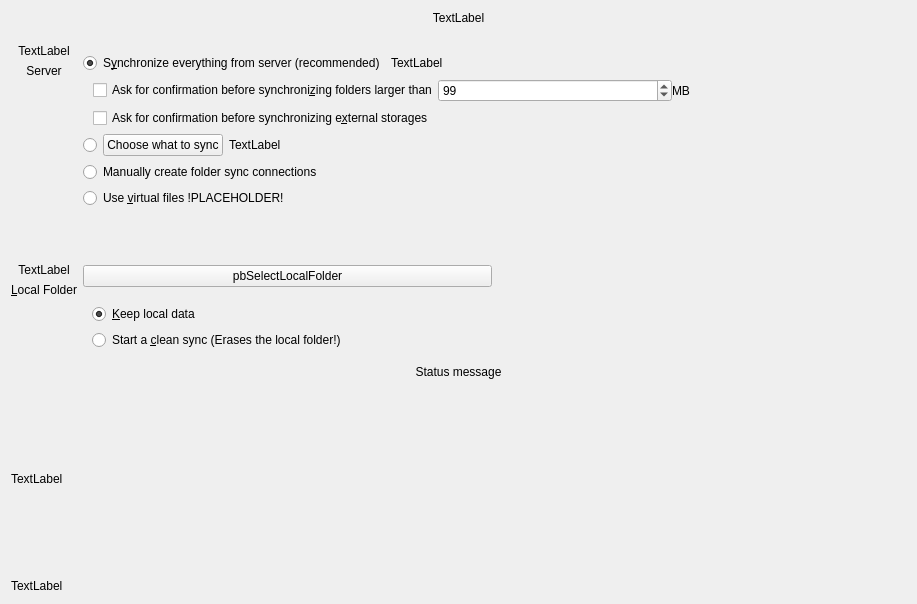
<?xml version="1.0" encoding="UTF-8"?>
<ui version="4.0">
 <class>OwncloudAdvancedSetupPage</class>
 <widget class="QWidget" name="OwncloudAdvancedSetupPage">
  <property name="geometry">
   <rect>
    <x>0</x>
    <y>0</y>
    <width>917</width>
    <height>604</height>
   </rect>
  </property>
  <property name="sizePolicy">
   <sizepolicy hsizetype="Maximum" vsizetype="Maximum">
    <horstretch>0</horstretch>
    <verstretch>0</verstretch>
   </sizepolicy>
  </property>
  <property name="windowTitle">
   <string>Form</string>
  </property>
  <layout class="QVBoxLayout" name="verticalLayout_4">
   <item>
    <widget class="QLabel" name="topLabel">
     <property name="sizePolicy">
      <sizepolicy hsizetype="Preferred" vsizetype="Fixed">
       <horstretch>0</horstretch>
       <verstretch>0</verstretch>
      </sizepolicy>
     </property>
     <property name="text">
      <string>TextLabel</string>
     </property>
     <property name="textFormat">
      <enum>Qt::RichText</enum>
     </property>
     <property name="alignment">
      <set>Qt::AlignCenter</set>
     </property>
     <property name="wordWrap">
      <bool>true</bool>
     </property>
    </widget>
   </item>
   <item>
    <spacer name="verticalSpacer_2">
     <property name="orientation">
      <enum>Qt::Vertical</enum>
     </property>
     <property name="sizeType">
      <enum>QSizePolicy::Fixed</enum>
     </property>
     <property name="sizeHint" stdset="0">
      <size>
       <width>20</width>
       <height>13</height>
      </size>
     </property>
    </spacer>
   </item>
   <item>
    <layout class="QGridLayout" name="gridLayout">
     <item row="2" column="2">
      <spacer name="horizontalSpacer_2">
       <property name="orientation">
        <enum>Qt::Horizontal</enum>
       </property>
       <property name="sizeHint" stdset="0">
        <size>
         <width>40</width>
         <height>20</height>
        </size>
       </property>
      </spacer>
     </item>
     <item row="0" column="0">
      <layout class="QVBoxLayout" name="verticalLayout_2">
       <item>
        <widget class="QLabel" name="lServerIcon">
         <property name="text">
          <string>TextLabel</string>
         </property>
         <property name="alignment">
          <set>Qt::AlignCenter</set>
         </property>
        </widget>
       </item>
       <item>
        <widget class="QLabel" name="lServer">
         <property name="text">
          <string>Server</string>
         </property>
         <property name="alignment">
          <set>Qt::AlignCenter</set>
         </property>
        </widget>
       </item>
       <item>
        <spacer name="verticalSpacer_3">
         <property name="orientation">
          <enum>Qt::Vertical</enum>
         </property>
         <property name="sizeHint" stdset="0">
          <size>
           <width>20</width>
           <height>40</height>
          </size>
         </property>
        </spacer>
       </item>
      </layout>
     </item>
     <item row="1" column="1">
      <spacer name="verticalSpacer">
       <property name="orientation">
        <enum>Qt::Vertical</enum>
       </property>
       <property name="sizeType">
        <enum>QSizePolicy::MinimumExpanding</enum>
       </property>
       <property name="sizeHint" stdset="0">
        <size>
         <width>20</width>
         <height>40</height>
        </size>
       </property>
      </spacer>
     </item>
     <item row="2" column="0" rowspan="3">
      <layout class="QVBoxLayout" name="verticalLayout_3">
       <item>
        <widget class="QLabel" name="lLocalIcon">
         <property name="text">
          <string>TextLabel</string>
         </property>
         <property name="alignment">
          <set>Qt::AlignCenter</set>
         </property>
        </widget>
       </item>
       <item>
        <widget class="QLabel" name="lLocal">
         <property name="sizePolicy">
          <sizepolicy hsizetype="Minimum" vsizetype="Preferred">
           <horstretch>0</horstretch>
           <verstretch>0</verstretch>
          </sizepolicy>
         </property>
         <property name="text">
          <string>&amp;Local Folder</string>
         </property>
         <property name="alignment">
          <set>Qt::AlignCenter</set>
         </property>
         <property name="buddy">
          <cstring>pbSelectLocalFolder</cstring>
         </property>
        </widget>
       </item>
       <item>
        <spacer name="verticalSpacer_4">
         <property name="orientation">
          <enum>Qt::Vertical</enum>
         </property>
         <property name="sizeHint" stdset="0">
          <size>
           <width>20</width>
           <height>40</height>
          </size>
         </property>
        </spacer>
       </item>
      </layout>
     </item>
     <item row="4" column="1" colspan="2">
      <widget class="QWidget" name="resolutionWidget" native="true">
       <property name="sizePolicy">
        <sizepolicy hsizetype="Preferred" vsizetype="Fixed">
         <horstretch>0</horstretch>
         <verstretch>0</verstretch>
        </sizepolicy>
       </property>
       <layout class="QFormLayout" name="formLayout_2">
        <property name="sizeConstraint">
         <enum>QLayout::SetMinimumSize</enum>
        </property>
        <property name="fieldGrowthPolicy">
         <enum>QFormLayout::ExpandingFieldsGrow</enum>
        </property>
        <item row="1" column="0" colspan="2">
         <widget class="QRadioButton" name="radioButton">
          <property name="text">
           <string>&amp;Keep local data</string>
          </property>
          <property name="checked">
           <bool>true</bool>
          </property>
         </widget>
        </item>
        <item row="2" column="0" colspan="2">
         <widget class="QRadioButton" name="cbSyncFromScratch">
          <property name="toolTip">
           <string>&lt;html&gt;&lt;head/&gt;&lt;body&gt;&lt;p&gt;If this box is checked, existing content in the local folder will be erased to start a clean sync from the server.&lt;/p&gt;&lt;p&gt;Do not check this if the local content should be uploaded to the servers folder.&lt;/p&gt;&lt;/body&gt;&lt;/html&gt;</string>
          </property>
          <property name="text">
           <string>Start a &amp;clean sync (Erases the local folder!)</string>
          </property>
          <property name="checkable">
           <bool>true</bool>
          </property>
         </widget>
        </item>
       </layout>
      </widget>
     </item>
     <item row="2" column="1" rowspan="2">
      <widget class="QPushButton" name="pbSelectLocalFolder">
       <property name="sizePolicy">
        <sizepolicy hsizetype="MinimumExpanding" vsizetype="Fixed">
         <horstretch>0</horstretch>
         <verstretch>0</verstretch>
        </sizepolicy>
       </property>
       <property name="text">
        <string>pbSelectLocalFolder</string>
       </property>
      </widget>
     </item>
     <item row="0" column="1" colspan="2">
      <widget class="QWidget" name="wSyncStrategy" native="true">
       <layout class="QVBoxLayout" name="verticalLayout">
        <property name="leftMargin">
         <number>0</number>
        </property>
        <property name="rightMargin">
         <number>0</number>
        </property>
        <item>
         <layout class="QHBoxLayout" name="horizontalLayout_2">
          <item>
           <widget class="QRadioButton" name="rSyncEverything">
            <property name="text">
             <string>S&amp;ynchronize everything from server (recommended)</string>
            </property>
            <property name="checked">
             <bool>true</bool>
            </property>
           </widget>
          </item>
          <item>
           <widget class="QLabel" name="lSyncEverythingSizeLabel">
            <property name="text">
             <string>TextLabel</string>
            </property>
            <property name="textFormat">
             <enum>Qt::PlainText</enum>
            </property>
           </widget>
          </item>
          <item>
           <spacer name="horizontalSpacer_3">
            <property name="orientation">
             <enum>Qt::Horizontal</enum>
            </property>
            <property name="sizeHint" stdset="0">
             <size>
              <width>40</width>
              <height>20</height>
             </size>
            </property>
           </spacer>
          </item>
         </layout>
        </item>
        <item>
         <layout class="QGridLayout" name="gridLayout_2">
          <property name="horizontalSpacing">
           <number>0</number>
          </property>
          <item row="1" column="1">
           <layout class="QHBoxLayout" name="horizontalLayout_4">
            <item>
             <widget class="QCheckBox" name="confCheckBoxExternal">
              <property name="text">
               <string>Ask for confirmation before synchronizing e&amp;xternal storages</string>
              </property>
             </widget>
            </item>
           </layout>
          </item>
          <item row="0" column="0">
           <spacer name="horizontalSpacer_4">
            <property name="orientation">
             <enum>Qt::Horizontal</enum>
            </property>
            <property name="sizeType">
             <enum>QSizePolicy::Minimum</enum>
            </property>
            <property name="sizeHint" stdset="0">
             <size>
              <width>10</width>
              <height>20</height>
             </size>
            </property>
           </spacer>
          </item>
          <item row="0" column="1">
           <layout class="QHBoxLayout" name="horizontalLayout_3">
            <item>
             <widget class="QCheckBox" name="confCheckBoxSize">
              <property name="text">
               <string>Ask for confirmation before synchroni&amp;zing folders larger than</string>
              </property>
             </widget>
            </item>
            <item>
             <widget class="QSpinBox" name="confSpinBox">
              <property name="maximum">
               <number>999999</number>
              </property>
              <property name="value">
               <number>99</number>
              </property>
             </widget>
            </item>
            <item>
             <widget class="QLabel" name="confTraillingSizeLabel">
              <property name="text">
               <string extracomment="Trailing part of &quot;Ask confirmation before syncing folder larger than&quot; ">MB</string>
              </property>
             </widget>
            </item>
           </layout>
          </item>
         </layout>
        </item>
        <item>
         <layout class="QHBoxLayout" name="horizontalLayout">
          <item>
           <widget class="QRadioButton" name="rSelectiveSync">
            <property name="sizePolicy">
             <sizepolicy hsizetype="Minimum" vsizetype="Minimum">
              <horstretch>0</horstretch>
              <verstretch>0</verstretch>
             </sizepolicy>
            </property>
            <property name="text">
             <string/>
            </property>
            <property name="checkable">
             <bool>false</bool>
            </property>
           </widget>
          </item>
          <item>
           <widget class="QPushButton" name="bSelectiveSync">
            <property name="text">
             <string>Choose what to sync</string>
            </property>
           </widget>
          </item>
          <item>
           <widget class="QLabel" name="lSelectiveSyncSizeLabel">
            <property name="text">
             <string>TextLabel</string>
            </property>
            <property name="textFormat">
             <enum>Qt::PlainText</enum>
            </property>
           </widget>
          </item>
          <item>
           <spacer name="horizontalSpacer">
            <property name="orientation">
             <enum>Qt::Horizontal</enum>
            </property>
            <property name="sizeHint" stdset="0">
             <size>
              <width>40</width>
              <height>20</height>
             </size>
            </property>
           </spacer>
          </item>
         </layout>
        </item>
        <item>
         <layout class="QHBoxLayout" name="horizontalLayout_40">
          <item>
           <widget class="QRadioButton" name="rManualFolder">
            <property name="sizePolicy">
             <sizepolicy hsizetype="Minimum" vsizetype="Minimum">
              <horstretch>0</horstretch>
              <verstretch>0</verstretch>
             </sizepolicy>
            </property>
            <property name="toolTip">
             <string>&lt;html&gt;&lt;head/&gt;&lt;body&gt;&lt;p&gt;When this option is selected, the wizard will close without synchronizing anything. You can use the &amp;quot;Add Folder Sync Connection&amp;quot; button from the account settings to choose which pair of local and remote folder you wish to synchronize&lt;/p&gt;&lt;/body&gt;&lt;/html&gt;</string>
            </property>
            <property name="whatsThis">
             <string>&lt;html&gt;&lt;head/&gt;&lt;body&gt;&lt;p&gt;When this option is selected, the wizard will close without synchronizing anything. You can use the &amp;quot;Add Folder Sync Connection&amp;quot; button from the account settings to choose which pair of local and remote folder you wish to synchronize&lt;/p&gt;&lt;/body&gt;&lt;/html&gt;</string>
            </property>
            <property name="text">
             <string>Manually create folder sync connections </string>
            </property>
           </widget>
          </item>
          <item>
           <spacer name="horizontalSpacer_5">
            <property name="orientation">
             <enum>Qt::Horizontal</enum>
            </property>
            <property name="sizeHint" stdset="0">
             <size>
              <width>40</width>
              <height>20</height>
             </size>
            </property>
           </spacer>
          </item>
         </layout>
        </item>
        <item>
         <layout class="QHBoxLayout" name="lVirtualFileSync">
          <item>
           <widget class="QRadioButton" name="rVirtualFileSync">
            <property name="sizePolicy">
             <sizepolicy hsizetype="Minimum" vsizetype="Minimum">
              <horstretch>0</horstretch>
              <verstretch>0</verstretch>
             </sizepolicy>
            </property>
            <property name="text">
             <string notr="true">Use &amp;virtual files !PLACEHOLDER!</string>
            </property>
            <property name="checkable">
             <bool>false</bool>
            </property>
           </widget>
          </item>
          <item>
           <spacer name="horizontalSpacer_6">
            <property name="orientation">
             <enum>Qt::Horizontal</enum>
            </property>
            <property name="sizeHint" stdset="0">
             <size>
              <width>40</width>
              <height>20</height>
             </size>
            </property>
           </spacer>
          </item>
         </layout>
        </item>
       </layout>
      </widget>
     </item>
    </layout>
   </item>
   <item>
    <widget class="QLabel" name="syncModeLabel">
     <property name="text">
      <string>Status message</string>
     </property>
     <property name="textFormat">
      <enum>Qt::RichText</enum>
     </property>
     <property name="alignment">
      <set>Qt::AlignCenter</set>
     </property>
     <property name="wordWrap">
      <bool>true</bool>
     </property>
    </widget>
   </item>
   <item>
    <widget class="QScrollArea" name="errorScroll">
     <property name="frameShape">
      <enum>QFrame::NoFrame</enum>
     </property>
     <property name="horizontalScrollBarPolicy">
      <enum>Qt::ScrollBarAlwaysOff</enum>
     </property>
     <property name="widgetResizable">
      <bool>true</bool>
     </property>
     <widget class="QWidget" name="errorScrollContents">
      <property name="geometry">
       <rect>
        <x>0</x>
        <y>0</y>
        <width>893</width>
        <height>69</height>
       </rect>
      </property>
      <property name="sizePolicy">
       <sizepolicy hsizetype="MinimumExpanding" vsizetype="Expanding">
        <horstretch>0</horstretch>
        <verstretch>0</verstretch>
       </sizepolicy>
      </property>
      <layout class="QVBoxLayout" name="verticalLayout_6">
       <property name="leftMargin">
        <number>0</number>
       </property>
       <property name="topMargin">
        <number>0</number>
       </property>
       <property name="rightMargin">
        <number>0</number>
       </property>
       <property name="bottomMargin">
        <number>0</number>
       </property>
       <item>
        <widget class="QLabel" name="errorLabel">
         <property name="text">
          <string>TextLabel</string>
         </property>
        </widget>
       </item>
      </layout>
     </widget>
    </widget>
   </item>
   <item>
    <widget class="QLabel" name="bottomLabel">
     <property name="text">
      <string>TextLabel</string>
     </property>
     <property name="textFormat">
      <enum>Qt::RichText</enum>
     </property>
    </widget>
   </item>
  </layout>
 </widget>
 <tabstops>
  <tabstop>rSyncEverything</tabstop>
  <tabstop>confCheckBoxSize</tabstop>
  <tabstop>confSpinBox</tabstop>
  <tabstop>rSelectiveSync</tabstop>
  <tabstop>bSelectiveSync</tabstop>
  <tabstop>rManualFolder</tabstop>
  <tabstop>rVirtualFileSync</tabstop>
  <tabstop>pbSelectLocalFolder</tabstop>
  <tabstop>radioButton</tabstop>
  <tabstop>cbSyncFromScratch</tabstop>
 </tabstops>
 <resources/>
 <connections>
  <connection>
   <sender>rManualFolder</sender>
   <signal>toggled(bool)</signal>
   <receiver>pbSelectLocalFolder</receiver>
   <slot>setDisabled(bool)</slot>
   <hints>
    <hint type="sourcelabel">
     <x>197</x>
     <y>269</y>
    </hint>
    <hint type="destinationlabel">
     <x>219</x>
     <y>404</y>
    </hint>
   </hints>
  </connection>
  <connection>
   <sender>rManualFolder</sender>
   <signal>toggled(bool)</signal>
   <receiver>resolutionWidget</receiver>
   <slot>setDisabled(bool)</slot>
   <hints>
    <hint type="sourcelabel">
     <x>260</x>
     <y>266</y>
    </hint>
    <hint type="destinationlabel">
     <x>443</x>
     <y>437</y>
    </hint>
   </hints>
  </connection>
  <connection>
   <sender>rManualFolder</sender>
   <signal>toggled(bool)</signal>
   <receiver>lLocal</receiver>
   <slot>setDisabled(bool)</slot>
   <hints>
    <hint type="sourcelabel">
     <x>163</x>
     <y>267</y>
    </hint>
    <hint type="destinationlabel">
     <x>88</x>
     <y>438</y>
    </hint>
   </hints>
  </connection>
  <connection>
   <sender>rManualFolder</sender>
   <signal>toggled(bool)</signal>
   <receiver>lLocalIcon</receiver>
   <slot>setDisabled(bool)</slot>
   <hints>
    <hint type="sourcelabel">
     <x>551</x>
     <y>262</y>
    </hint>
    <hint type="destinationlabel">
     <x>54</x>
     <y>400</y>
    </hint>
   </hints>
  </connection>
  <connection>
   <sender>rSyncEverything</sender>
   <signal>toggled(bool)</signal>
   <receiver>confSpinBox</receiver>
   <slot>setEnabled(bool)</slot>
   <hints>
    <hint type="sourcelabel">
     <x>311</x>
     <y>83</y>
    </hint>
    <hint type="destinationlabel">
     <x>864</x>
     <y>147</y>
    </hint>
   </hints>
  </connection>
  <connection>
   <sender>rSyncEverything</sender>
   <signal>toggled(bool)</signal>
   <receiver>confCheckBoxSize</receiver>
   <slot>setEnabled(bool)</slot>
   <hints>
    <hint type="sourcelabel">
     <x>217</x>
     <y>78</y>
    </hint>
    <hint type="destinationlabel">
     <x>298</x>
     <y>126</y>
    </hint>
   </hints>
  </connection>
  <connection>
   <sender>rSyncEverything</sender>
   <signal>toggled(bool)</signal>
   <receiver>confTraillingSizeLabel</receiver>
   <slot>setEnabled(bool)</slot>
   <hints>
    <hint type="sourcelabel">
     <x>277</x>
     <y>76</y>
    </hint>
    <hint type="destinationlabel">
     <x>902</x>
     <y>147</y>
    </hint>
   </hints>
  </connection>
  <connection>
   <sender>rSyncEverything</sender>
   <signal>toggled(bool)</signal>
   <receiver>confCheckBoxExternal</receiver>
   <slot>setEnabled(bool)</slot>
   <hints>
    <hint type="sourcelabel">
     <x>181</x>
     <y>78</y>
    </hint>
    <hint type="destinationlabel">
     <x>382</x>
     <y>174</y>
    </hint>
   </hints>
  </connection>
 </connections>
</ui>
